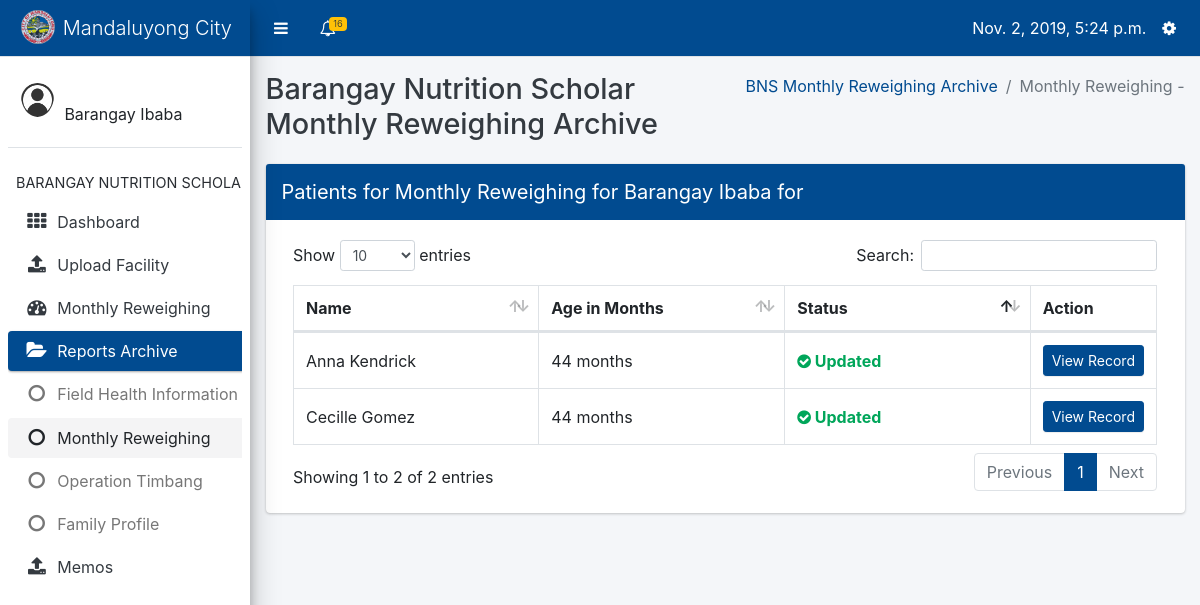
Screenshot of /data-input/bns/monthly_reweighing (signed in) with the database file from the repository.
### core/models.py (models this page shows, shortened)
class Profile(models.Model):
    user = models.OneToOneField(User, on_delete=models.CASCADE, related_name='profile')
    barangay = models.ForeignKey(Barangay, on_delete=models.CASCADE, null=True, blank=True)
    USER_TYPES = (
        ('Barangay Nutrition Scholar', 'Barangay Nutrition Scholar'),
        ('Nutritionist', 'Nutritionist'),
        ('Nutrition Program Coordinator', 'Nutrition Program Coordinator')
    )
    user_type = models.CharField(max_length=40, choices=USER_TYPES)

### datainput/models.py (models this page shows, shortened)
class Barangay(models.Model):
    name = models.CharField(max_length=100)
    @property
    def has_reweighed(self):
        patients = Patient.objects.filter(barangay=self)
        if patients.count() == 0:
            return False
        for patient in patients:
            try:
                mr = MonthlyReweighing.objects.get(patient=patient, date__month=datetime.now().month)
            except MonthlyReweighing.DoesNotExist:
                return False
        return True

class Patient(models.Model):
    name = models.CharField(max_length=100)
    date_of_birth = models.DateField()
    barangay = models.ForeignKey(Barangay, on_delete=models.CASCADE)
    sex = models.ForeignKey(Sex, on_delete=models.DO_NOTHING)
    date_created = models.DateTimeField(default=datetime.now)
    @property
    def get_age(self):
        months = dt.datetime.now().date() - self.date_of_birth
        age_months = months.days * 0.0328767
        return int(age_months)
    @property
    def get_reweighing_status(self):
        try:
            x = MonthlyReweighing.objects.get(patient__name=self.name, date__month=datetime.now().month)
        except MonthlyReweighing.DoesNotExist:
            return 'Not yet updated'
        return 'Updated'

### datainput/views.py (the view)
# urls.py: path('bns/monthly_reweighing', views.monthly_reweighing_index, name='monthly_reweighing_index'),
@login_required
def monthly_reweighing_index(request):
    barangay = Profile.objects.get(user=request.user).barangay
    opt = OperationTimbang.objects.filter(barangay=barangay, date__year=datetime.now().year)
    patients = Patient.objects.filter(barangay=barangay)
    profile = Profile.objects.get(user=request.user)
    context = {
        'active': 'mr',
        'profile': profile,
        'patients': patients,
        'has_opt': len(opt) > 0,
        'barangay': barangay
    }
    return render(request, 'datainput/monthly_reweighing_index.html', context)

### core/context_processors.py (called while the page is built)
def get_user_type(request):
    if request.user.is_anonymous:
        return {
            'user_type': None
        }
    return {
        'user_type': Profile.objects.get(user=request.user).user_type
    }

def get_notifications(request):
    if not request.user.is_anonymous:
        notifications = Notification.objects.filter(profile_to=Profile.objects.get(user=request.user)).order_by('-date')
        return {
            'notifications': notifications
        }
    return {
        'notifications': None
    }

def get_unread_notifications(request):
    if not request.user.is_anonymous:
        unread_count = Notification.objects.filter(profile_to=Profile.objects.get(user=request.user), is_read=False)
        return {
            'unread_count': unread_count.count()
        }
    return {
        'unread_count': None
    }

def today(request):
    return {
        'today': datetime.now()
    }

def year_now(request):
    return {
        'year_present': datetime.now().year
    }

def profile(request):
    if request.user.is_anonymous:
        return {
            'profile': None
        }
    return {
        'profile': Profile.objects.get(user=request.user)
    }

### datainput/templates/datainput/monthly_reweighing_index.html (shortened to what this page needs)
{% extends 'core/bns-layout.html' %}
{% block content %}
<div class="content-wrapper" style="min-height: 620px; height: auto; margin-top: 57px;">
    <div class="content-header">
        <div class="container-fluid">
            <div class="row mb-2">
                    <div class="col-sm-6">
                        <h1 class="m-0 text-dark">
                            Barangay Nutrition Scholar Monthly Reweighing{% if active == 'mr' %} Archive{% endif %}</h1>
                    </div>
                <div class="col-sm-6">
                    <ol class="breadcrumb float-sm-right">
                        {% if active == 'mr' %}
                        <li class="breadcrumb-item"><a href="{% url 'datainput:monthly_reweighing_list' %}">BNS Monthly Reweighing Archive</a></li>
                        <li class="breadcrumb-item active">Monthly Reweighing - {{ id }}</li>
                        {% else %}
                        <li class="breadcrumb-item active">BNS Monthly Reweighing</li>
                        {% endif %}
                    </ol>
                </div>
            </div>
        </div>
    </div>
    <section class="content">
        <div class="container-fluid">
            <div class="row">
                <div class="col-12">
                    <div class="card card-primary">
                        <div class="card-header d-flex p-0">
                            <h3 class="card-title p-3">Patients for Monthly Reweighing for {{ barangay.name }} {% if active == 'mr' %} for {% endif %}{{ id }}</h3>
                        </div>
                        <div class="card-body">
                            <table id="patient_overview" class="table table-bordered table-hover dataTable">
                                <thead>
                                    <tr>
                                        <th style="width: 30%">Name</th>
                                        <th style="width: 30%">Age in Months</th>
                                        <th style="width: 30%">Status</th>
                                        <th style="width: 10%;">Action</th>
                                    </tr>
                                </thead>
                                <tbody>
                                    {% for patient in patients %}
                                    <tr>
                                        <td>{{ patient.name }}</td>
                                        <td>{{ patient.get_age }} months</td>
                                        {% if patient.get_reweighing_status == 'Updated' %}
                                        <td style="color: #00a65a; font-weight: bold;">
                                            <i class="fa fa-check-circle"></i> Updated
                                        </td>
                                        {% else %}
                                        <td style="color: #f56954; font-weight: bold;">
                                            <i class="fa fa-exclamation-circle"></i> Not Updated
                                        </td>
                                        {% endif %}
                                        <td>
                                            <a href="{% url 'datainput:patient_overview' patient.id %}" class="btn btn-primary btn-sm col-12">View Record</a>
                                        </td>
                                    </tr>
                                    {% endfor %}
                                </tbody>
                            </table>
                        </div>
                    </div>
                </div>
            </div>
        </div>
    </section>
</div>
{% endblock %}

### core/templates/core/bns-layout.html (shortened to what this page needs)
{% load static %}
<html>
    <head>
        <link rel="stylesheet" type="text/css" href="{% static 'core/plugins/bootstrap/css/bootstrap.css' %}">
        <link rel="stylesheet" type="text/css" href="{% static 'core/plugins/css/adminlte.css' %}">
        <link rel="stylesheet" type="text/css" href="{% static 'core/plugins/datatables/dataTables.bootstrap4.css' %}">
        <link rel="stylesheet" type="text/css" href="{% static 'core/plugins/font-awesome/css/font-awesome.css' %}">
    </head>
    <body class="sidebar-mini">
        <div class="wrapper">
            <nav class="main-header navbar navbar-expand border-bottom navbar-light bg-primary" style="position: fixed; right: 0; left: 0;">
                <ul class="navbar-nav">
                    <li class="nav-item">
                        <a class="nav-link" data-widget="pushmenu" href="#" style="padding-top: 12px;"><i class="fa fa-bars"></i></a>
                    </li>
                    <li class="nav-item dropdown">
                        <a class="nav-link" data-toggle="dropdown" href="#" aria-expanded="false" style="padding-top: 12px;">
                            <i class="fa fa-bell-o"></i>
                            {% if unread_count > 0 %}
                                <span class="badge badge-warning navbar-badge">
                                {{ unread_count }}</span>
                            {% endif %}
                        </a>
                    </li>
                </ul>
                <ul class="navbar-nav ml-auto">
                    <li class="nav-item mt-2">
                        {{ today }}
                    </li>
                    <li class="nav-item dropdown">
                        <a class="nav-link" data-toggle="dropdown" href="#" aria-expanded="true" style="padding-top: 12px;">
                            <i class="fa fa-cog"></i>
                        </a>
                    </li>
                </ul>
            </nav>
            <aside class="main-sidebar elevation-4 sidebar-light-primary" style="min-height: 620px;">
                <div class="brand-link bg-primary">
                    <img src="{% static 'core/images/com.png' %}" class="brand-image img-circle" style="opacity: .8">
                    <span class="brand-text font-weight-light">Mandaluyong City</span>
                </div>
                <div class="sidebar">
                    <div class="user-panel mt-3 pb-3 mb-3 d-flex">
                        <div class="image">
                            <img src="{% static 'core/images/usr.png' %}" class="img-circle" alt="User Image" style="padding-top: 10px">
                        </div>
                        <div class="info">
                            <div class="d-block"><b>{{ profile.user.first_name }} {{ profile.user.last_name }}</b><br>{{ profile.barangay.name }}</div>
                        </div>
                    </div>
                    <nav class="mt-2">
                        <ul class="nav nav-pills nav-sidebar flex-column" data-widget="treeview" role="menu" data-accordion="false">
                            <li class="nav-header">BARANGAY NUTRITION SCHOLAR</li>
                            <li class="nav-item">
                                <a class="nav-link" href="{% url 'core:bns_dashboard' %}">
                                    <i class="nav-icon fa fa-th"></i>
                                    <p>Dashboard</p>
                                </a>
                            </li>
                            <li class="nav-item">
                                <a href="{% url 'core:bns-index' %}" class="nav-link {% if active == 'uf' %}active{% endif %}">
                                    <i class="nav-icon fa fa-upload"></i>
                                    <p>Upload Facility</p>
                                </a>
                            </li>
                            <li class="nav-item">
                                <a href="{% url 'datainput:latest_monthly_reweighing_index' %}" class="nav-link {% if active == 'mw' %}active{% endif %}">
                                    <i class="nav-icon fa fa-dashboard"></i>
                                    <p>Monthly Reweighing</p>
                                </a>
                            </li>
                            <li class="nav-item has-treeview {% if active == 'fh' or active == 'mr' or active == 'ot' or active == 'fp' %}menu-open{% endif %}">
                            <a href="#" class="nav-link {% if active == 'fh' or active == 'mr' or active == 'ot' or active == 'fp' %}active{% endif %}">
                              <i class="nav-icon fa fa-folder-open"></i>
                              <p>
                                Reports Archive
                              </p>
                            </a>
                            <ul class="nav nav-treeview">
                              <li class="nav-item">
                                <a  href="{% url 'datainput:show_fhsis_list' %}" class="nav-link {% if active == 'fh' %}active{% endif %}">
                                  <i class="fa fa-circle-o nav-icon"></i>
                                  <p>Field Health Information System</p>
                                </a>
                              </li>
                              <li class="nav-item">
                                <a href="{% url 'datainput:monthly_reweighing_list' %}" class="nav-link {% if active == 'mr' %}active{% endif %}">
                                  <i class="fa fa-circle-o nav-icon"></i>
                                  <p>Monthly Reweighing</p>
                                </a>
                              </li>
                              <li class="nav-item">
                                <a href="{% url 'datainput:show_opt_list' %}" class="test nav-link {% if active == 'ot' %}active{% endif %}">
                                  <i class="fa fa-circle-o nav-icon"></i>
                                  <p>Operation Timbang</p>
                                </a>
                              </li>
                                <li class="nav-item">
                                <a href="{% url 'datainput:family_profiles' %}" class="test nav-link {% if active == 'fp' %}active{% endif %}">
                                  <i class="fa fa-circle-o nav-icon"></i>
                                  <p>Family Profile</p>
                                </a>
                              </li>
                            </ul>
                            </li>
                            <li class="nav-item">
                                <a href="{% url 'core:memos' %}" class="nav-link {% if active == 'mm' %}active{% endif %}">
                                    <i class="nav-icon fa fa-upload"></i>
                                    <p>Memos</p>
                                </a>
                            </li>
                        </ul>
                    </nav>
                </div>
            </aside>
            {% block content %}
            {% endblock %}
        </div>
    </body>
</html>

### datainput/templates/datainput/monthly_reweighing_index.html (style rules this page uses)
td { vertical-align: middle !important; }

### rows the page displays
Profile: barangay.name "Barangay Ibaba"
Barangay: name "Barangay Ibaba"
Patient: name "Anna Kendrick", get_age "44", shows "Updated"
Patient: name "Cecille Gomez", get_age "44", shows "Updated"

### other values shown
{{ unread_count }} "16"
